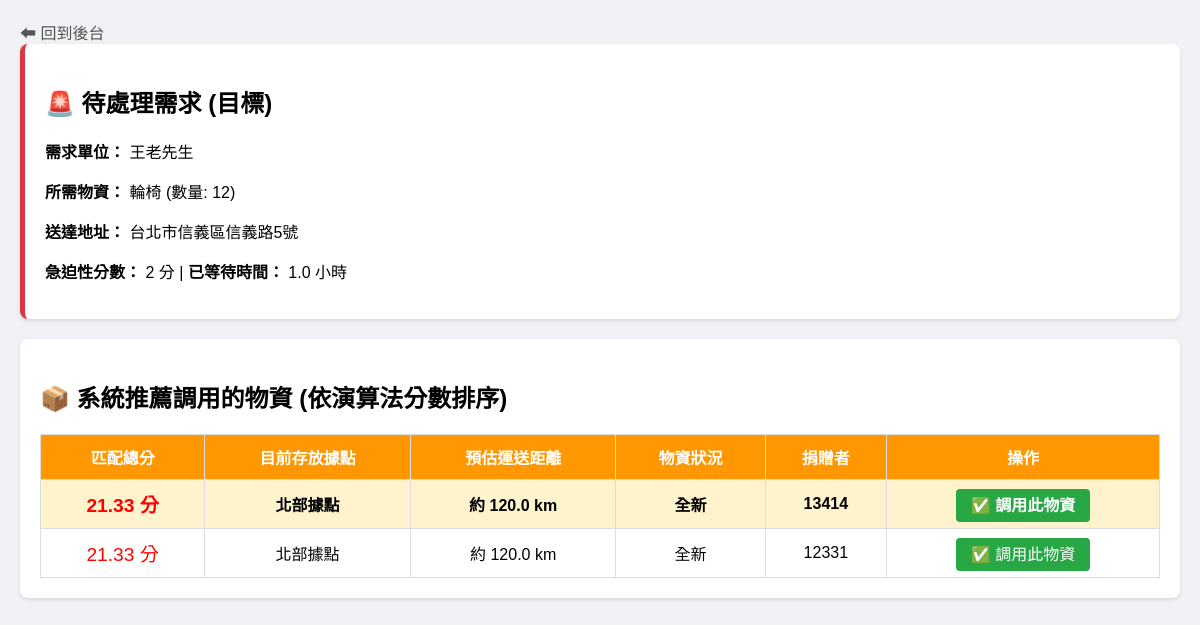
Page /match_request/2 on the committed database.
### app.py (models this page shows)
class RequestItem(db.Model):
    id = db.Column(db.Integer, primary_key=True)
    item_name = db.Column(db.String(100), nullable=False) # 需要什麼物資
    quantity = db.Column(db.Integer, nullable=False)      # 需要多少
    requester_name = db.Column(db.String(100), nullable=False) # 申請單位/人
    address = db.Column(db.String(50), nullable=False)    # 據點位置 (用來算 Distance)
    urgency = db.Column(db.Integer, nullable=False)       # 急迫性 1~5 分 (用來算 Urgency_Level)
    timestamp = db.Column(db.DateTime, default=datetime.now) # 申請時間 (用來算 Duration_Of_Waiting)
    is_fulfilled = db.Column(db.Boolean, default=False)

class Hub(db.Model):
    id = db.Column(db.Integer, primary_key=True)
    name = db.Column(db.String(50), unique=True, nullable=False)  # 例如：南部據點
    address = db.Column(db.String(200), nullable=False)          # 據點真實地址
    base_distance = db.Column(db.Float, nullable=False)          # 該據點的模擬配送距離 (km)

class Donation(db.Model):
    id = db.Column(db.Integer, primary_key=True)
    item_name = db.Column(db.String(100), nullable=False)
    quantity = db.Column(db.Integer, nullable=False)
    donor_name = db.Column(db.String(100), nullable=False)
    condition = db.Column(db.String(10), nullable=False)
    address = db.Column(db.String(200), nullable=False)
    phone = db.Column(db.String(20), nullable=False)
    image_filename = db.Column(db.String(200), nullable=True)
    timestamp = db.Column(db.DateTime, default=datetime.now)

### app.py (the view)
@app.route('/match_request/<int:request_id>')
def match_request_algorithm(request_id):
    req = RequestItem.query.get_or_404(request_id)
    available_donations = Donation.query.filter_by(
        item_name=req.item_name
    ).all()
    match_results = []
    time_diff = datetime.now() - req.timestamp
    hours_waiting = time_diff.total_seconds() / 3600
    for donation in available_donations:
        distance = get_mock_distance(donation.address, req.address)
        w1, w2, w3 = 100, 10, 0.5
        score = (w1 * (1 / distance)) + (w2 * req.urgency) + (w3 * hours_waiting)
        match_results.append({
            'donation': donation,
            'distance': distance,
            'score': round(score, 2)
        })
    match_results = sorted(match_results, key=lambda x: x['score'], reverse=True)
    return render_template('match_request.html', req=req, matches=match_results, waiting_hours=round(hours_waiting, 1))

### app.py (called while the page is built)
def get_mock_distance(hub_name, address):
    hub = Hub.query.filter_by(name=hub_name).first()
    if hub:
        return hub.base_distance  # 回傳後台設定的距離
    return 99.0  # 找不到時的預設防呆值

### templates/match_request.html (shortened to what this page needs)
<!DOCTYPE html>
<html lang="zh-TW">
<head>
</head>
<body>
    <a href="/admin?password=1234" style="text-decoration:none; color: #555;">⬅ 回到後台</a>
    <div class="card" style="border-left: 5px solid #dc3545;">
        <h2>🚨 待處理需求 (目標)</h2>
        <p><strong>需求單位：</strong> {{ req.requester_name }}</p>
        <p><strong>所需物資：</strong> {{ req.item_name }} (數量: {{ req.quantity }})</p>
        <p><strong>送達地址：</strong> {{ req.address }}</p>
        <p><strong>急迫性分數：</strong> {{ req.urgency }} 分 | <strong>已等待時間：</strong> {{ waiting_hours }} 小時</p>
    </div>
    <div class="card">
        <h2>📦 系統推薦調用的物資 (依演算法分數排序)</h2>
        <table>
            <tr>
                <th>匹配總分</th>
                <th>目前存放據點</th>
                <th>預估運送距離</th>
                <th>物資狀況</th>
                <th>捐贈者</th>
                <th>操作</th>
            </tr>
            {% for result in matches %}
            <tr class="{% if loop.first %}highlight{% endif %}">
                <td style="color: red; font-size: 1.2em;">{{ result.score }} 分</td>
                <td>{{ result.donation.address }}</td>
                <td>約 {{ result.distance }} km</td>
                <td>{{ result.donation.condition }}</td>
                <td>{{ result.donation.donor_name }}</td>
                <td>
                    <a href="/finish_request/{{ req.id }}" class="btn" onclick="return confirm('確定要調用這筆物資，並將需求標記為結案嗎？');">✅ 調用此物資</a>
                </td>
            </tr>
            {% else %}
            <tr>
                <td colspan="6" style="padding: 20px;">系統內目前沒有「{{ req.item_name }}」的庫存捐贈物資。</td>
            </tr>
            {% endfor %}
        </table>
    </div>
</body>
</html>

### templates/match_request.html (style rules this page uses)
body { font-family: sans-serif; margin: 20px; background-color: #f0f2f5; }
.card { background-color: white; padding: 20px; border-radius: 8px; box-shadow: 0 2px 4px rgba(0,0,0,0.1); margin-bottom: 20px; }
table { width: 100%; border-collapse: collapse; margin-top: 10px; }
th, td { border: 1px solid #ddd; padding: 10px; text-align: center; }
th { background-color: #ff9800; color: white; }
.highlight { background-color: #fff3cd; font-weight: bold; }
.btn { padding: 8px 15px; text-decoration: none; border-radius: 4px; color: white; background-color: #28a745; }

### rows in the picture
RequestItem: requester_name "王老先生", item_name "輪椅", quantity "12", address "台北市信義區信義路5號", urgency "2"
Hub: score "21.33", donation.address "北部據點", distance "120.0", donation.condition "全新", donation.donor_name "13414", donation.donor_name "12331"
